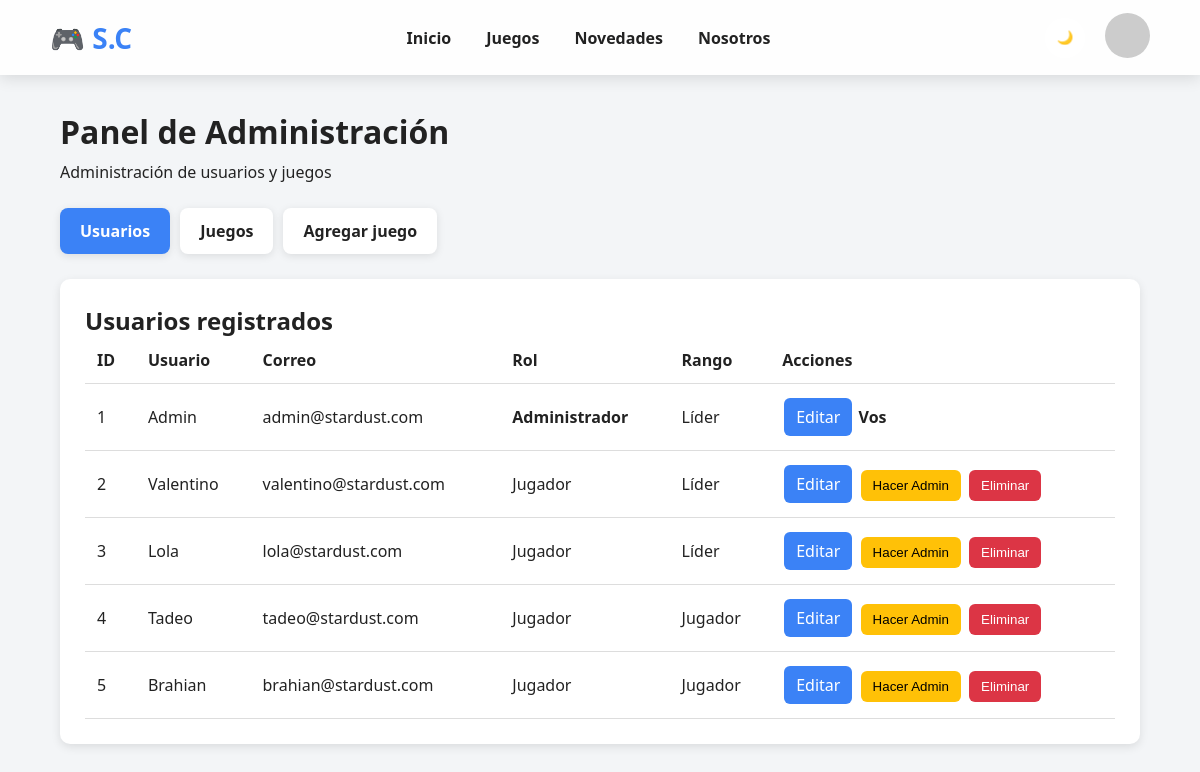
/Admin/Admin.php (signed in), run on the app's committed database.
### tables this page shows
CREATE TABLE IF NOT EXISTS USUARIO (
    ID_U INT AUTO_INCREMENT PRIMARY KEY,
    Nombre_Usuario VARCHAR(50) NOT NULL,
    Correo_Electronico VARCHAR(100) NOT NULL UNIQUE,
    Contrasena VARCHAR(255) NOT NULL,
    Rol BOOLEAN DEFAULT FALSE,
    Rango BOOLEAN DEFAULT FALSE
);

### Admin/Editar_Usuarios.php (the view, shortened to what this page needs)
<?php
$idAdministrador = $_SESSION["id_usuario"];
$consultaUsuarios =
    $conexion->query("
        SELECT
            ID_U,
            Nombre_Usuario,
            Correo_Electronico,
            Rol,
            Rango
        FROM USUARIO
        ORDER BY ID_U ASC
    ");
$usuarios =
    $consultaUsuarios->fetchAll(
        PDO::FETCH_ASSOC
    );
?>
<div class="tarjetaAdmin">
    <h2>
        Usuarios registrados
    </h2>
    <div class="tablaResponsive">
        <table class="tablaAdmin">
            <thead>
                <tr>
                    <th>ID</th>
                    <th>Usuario</th>
                    <th>Correo</th>
                    <th>Rol</th>
                    <th>Rango</th>
                    <th>Acciones</th>
                </tr>
            </thead>
            <tbody>
            <?php foreach ($usuarios as $usuario): ?>
                <tr>
                    <td>
                        <?= $usuario["ID_U"] ?>
                    </td>
                    <td>
                        <?= htmlspecialchars(
                            $usuario["Nombre_Usuario"]
                        ) ?>
                    </td>
                    <td>
                        <?= htmlspecialchars(
                            $usuario["Correo_Electronico"]
                        ) ?>
                    </td>
                    <td>
                        <?php if ($usuario["Rol"] == 1): ?>
                            <span class="rolAdmin">
                                Administrador
                            </span>
                        <?php else: ?>
                            Jugador
                        <?php endif; ?>
                    </td>
                    <td>
                        <?php if ($usuario["Rango"] == 1): ?>
                            Líder
                        <?php else: ?>
                            Jugador
                        <?php endif; ?>
                    </td>
                    <td>
                        <a
                            href="Admin.php?tab=usuarios&editar_usuario=<?= $usuario["ID_U"] ?>"
                            class="botonAdmin botonEditar"
                        >
                            Editar
                        </a>
                        <?php if (
                            $usuario["ID_U"]
                            != $idAdministrador
                        ): ?>
                            <form
                                method="POST"
                                style="display:inline;"
                            >
                                <button
                                    type="submit"
                                    name="cambiar_rol"
                                    class="botonAdmin botonRol"
                                >
                                    <?php if (
                                        $usuario["Rol"] == 1
                                    ): ?>
                                        Quitar Admin
                                    <?php else: ?>
                                        Hacer Admin
                                    <?php endif; ?>
                                </button>
                            </form>
                            <form
                                method="POST"
                                style="display:inline;"
                                onsubmit="
                                    return confirm(
                                        '¿Seguro que querés eliminar este usuario?'
                                    );
                                "
                            >
                                <button
                                    type="submit"
                                    name="eliminar_usuario"
                                    class="botonAdmin botonEliminar"
                                >
                                    Eliminar
                                </button>
                            </form>
                        <?php else: ?>
                            <strong>
                                Vos
                            </strong>
                        <?php endif; ?>
                    </td>
                </tr>
            <?php endforeach; ?>
            </tbody>
        </table>
    </div>
</div>

### Css/Estilos.css (style rules this page uses)
:root { --fondo:#f3f4f6; --header:#ffffffee; --card:#ffffff; --texto:#222; --texto2:#666; --azul:#4f8dfd; --sombra:rgba(0,0,0,.12); }
* { margin:0; padding:0; box-sizing:border-box; }
body { background:var(--fondo); color:var(--texto); font-family:Segoe UI,sans-serif; }
:root { --fondo:#f3f5f7; --card:#ffffff; --header:rgba(255,255,255,.85); --texto:#222; --texto2:#666; --azul:#3b82f6; --sombra:rgba(0,0,0,.12); }
html { scroll-behavior:smooth; }
body { background:var(--fondo); color:var(--texto); font-family:'Segoe UI',sans-serif; }

### Css/Admin.css (style rules this page uses)
.tarjetaAdmin { padding: 25px; margin-bottom: 25px; border-radius: 10px; background: var(--card); color: var(--texto); box-shadow: 0 3px 10px rgba(0,0,0,0.1); }
.tablaResponsive { width: 100%; overflow-x: auto; }
.tablaAdmin { width: 100%; border-collapse: collapse; }
.tablaAdmin th, .tablaAdmin td { padding: 12px; border-bottom: 1px solid #ddd; text-align: left; }
.tablaAdmin th { font-weight: bold; }
.botonAdmin { display: inline-block; padding: 8px 12px; border: none; border-radius: 6px; cursor: pointer; text-decoration: none; margin: 2px; }
.botonEditar { background: var(--azul); color: white; }
.botonRol { background: #ffc107; color: #000; }
.botonEliminar { background: #dc3545; color: white; }
.rolAdmin { font-weight: bold; }

### data on the page
usuario: ID_U "1", Nombre_Usuario "Admin", Correo_Electronico "admin@stardust.com", Rol "Administrador", Rango "Líder", shows "Vos"
usuario: ID_U "2", Nombre_Usuario "Valentino", Correo_Electronico "valentino@stardust.com", Rol "Jugador", Rango "Líder"
usuario: ID_U "3", Nombre_Usuario "Lola", Correo_Electronico "lola@stardust.com", Rol "Jugador", Rango "Líder"
usuario: ID_U "4", Nombre_Usuario "Tadeo", Correo_Electronico "tadeo@stardust.com", Rol "Jugador", Rango "Jugador"
usuario: ID_U "5", Nombre_Usuario "Brahian", Correo_Electronico "brahian@stardust.com", Rol "Jugador", Rango "Jugador"
